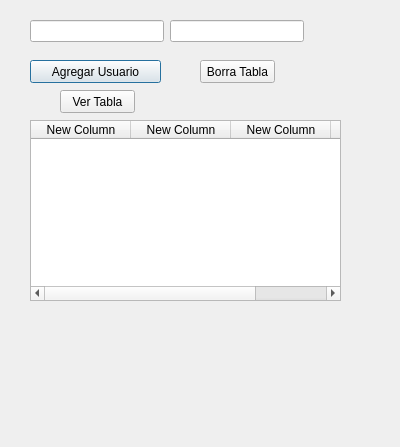
<?xml version="1.0" encoding="UTF-8"?>
<ui version="4.0">
 <class>tercerDialog</class>
 <widget class="QDialog" name="tercerDialog">
  <property name="geometry">
   <rect>
    <x>0</x>
    <y>0</y>
    <width>400</width>
    <height>447</height>
   </rect>
  </property>
  <property name="windowTitle">
   <string>Dialog</string>
  </property>
  <widget class="QPushButton" name="pushButton_agregar">
   <property name="geometry">
    <rect>
     <x>30</x>
     <y>60</y>
     <width>131</width>
     <height>23</height>
    </rect>
   </property>
   <property name="text">
    <string>Agregar Usuario</string>
   </property>
  </widget>
  <widget class="QTableWidget" name="tableWidget_usuario">
   <property name="geometry">
    <rect>
     <x>30</x>
     <y>120</y>
     <width>311</width>
     <height>181</height>
    </rect>
   </property>
   <column>
    <property name="text">
     <string>New Column</string>
    </property>
   </column>
   <column>
    <property name="text">
     <string>New Column</string>
    </property>
   </column>
   <column>
    <property name="text">
     <string>New Column</string>
    </property>
   </column>
   <column>
    <property name="text">
     <string>New Column</string>
    </property>
   </column>
  </widget>
  <widget class="QWidget" name="layoutWidget">
   <property name="geometry">
    <rect>
     <x>30</x>
     <y>20</y>
     <width>274</width>
     <height>22</height>
    </rect>
   </property>
   <layout class="QHBoxLayout" name="horizontalLayout">
    <item>
     <widget class="QLineEdit" name="lineEdit_Usuario"/>
    </item>
    <item>
     <widget class="QLineEdit" name="lineEdit_password"/>
    </item>
   </layout>
  </widget>
  <widget class="QPushButton" name="pushButton_delete">
   <property name="geometry">
    <rect>
     <x>200</x>
     <y>60</y>
     <width>75</width>
     <height>23</height>
    </rect>
   </property>
   <property name="text">
    <string>Borra Tabla</string>
   </property>
  </widget>
  <widget class="QPushButton" name="pushButton">
   <property name="geometry">
    <rect>
     <x>60</x>
     <y>90</y>
     <width>75</width>
     <height>23</height>
    </rect>
   </property>
   <property name="text">
    <string>Ver Tabla</string>
   </property>
  </widget>
 </widget>
 <resources/>
 <connections/>
</ui>
